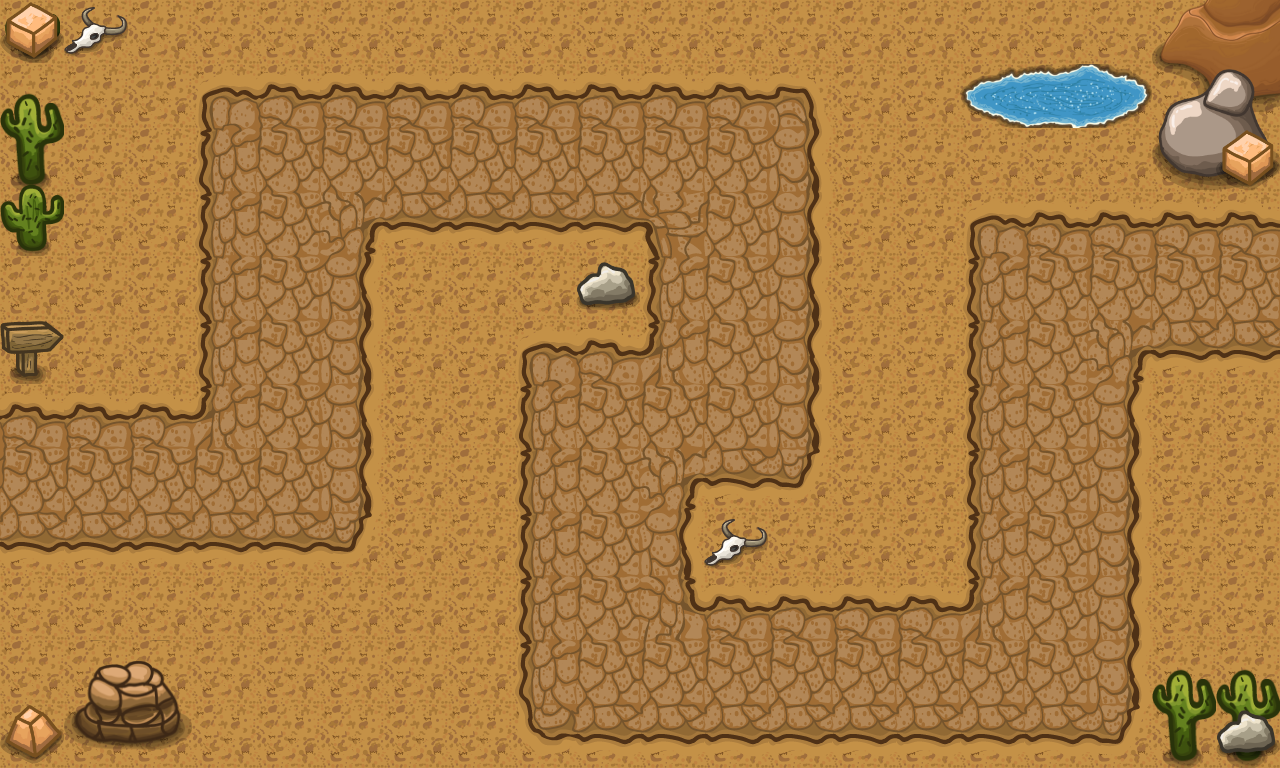

Tiled map render using the project's own tile images. Description and the whole map definition, tile-layer contents included, below:
An orthogonal 20x12 tile map with 64x64 px tiles, 6 tile layers (dirt, path, details1, details2, ...).

<map version="1.9" tiledversion="1.9.2" orientation="orthogonal" renderorder="right-down" width="20" height="12" tilewidth="64" tileheight="64" infinite="0" nextlayerid="8" nextobjectid="1">
 <tileset firstgid="1" source="tileset.tsx" />
 <layer id="1" name="dirt" width="20" height="12">
  <data encoding="csv">
16,16,16,16,16,16,16,16,16,16,16,16,16,16,16,16,16,16,16,16,
16,16,16,16,16,16,16,16,16,16,16,16,16,16,16,16,16,16,16,16,
16,16,16,16,16,16,16,16,16,16,16,16,16,16,16,16,16,16,16,16,
16,16,16,16,16,16,16,16,16,16,16,16,16,16,16,16,16,16,16,16,
16,16,16,16,16,16,16,16,16,16,16,16,16,16,16,16,16,16,16,16,
16,16,16,16,16,16,16,16,16,16,16,16,16,16,16,16,16,16,16,16,
16,16,16,16,16,16,16,16,16,16,16,16,16,16,16,16,16,16,16,16,
16,16,16,16,16,16,16,16,16,16,16,16,16,16,16,16,16,16,16,16,
16,16,16,16,16,16,16,16,16,16,16,16,16,16,16,16,16,16,16,16,
16,16,16,16,16,16,16,16,16,16,16,16,16,16,16,16,16,16,16,16,
16,16,16,16,16,16,16,16,16,16,16,16,16,16,16,16,16,16,16,16,
16,16,16,16,16,16,16,16,16,16,16,16,16,16,16,16,16,16,16,16
</data>
 </layer>
 <layer id="2" name="path" width="20" height="12">
  <data encoding="csv">
16,16,16,16,16,16,0,16,16,16,16,16,16,16,16,16,16,16,16,16,
16,16,16,4,5,5,5,5,5,5,5,5,6,16,16,16,16,16,16,16,
16,16,16,18,19,19,19,19,19,19,19,19,20,16,16,16,16,16,16,16,
16,16,16,18,19,22,33,33,33,33,21,19,20,16,16,4,5,5,5,5,
16,16,16,18,19,20,0,16,16,16,18,19,20,16,16,18,19,19,19,19,
16,16,16,18,19,20,0,16,4,5,7,19,20,16,16,18,19,22,33,33,
5,5,5,7,19,20,0,16,18,19,19,19,20,16,16,18,19,20,16,16,
19,19,19,19,19,20,0,16,18,19,22,33,34,16,16,18,19,20,16,16,
33,33,33,33,33,34,0,16,18,19,20,0,0,0,0,18,19,20,16,16,
16,0,0,0,0,16,0,16,18,19,8,5,5,5,5,7,19,20,16,16,
16,16,0,0,0,16,0,16,18,19,19,19,19,19,19,19,19,20,16,16,
16,16,16,16,16,16,0,16,32,33,33,33,33,33,33,33,33,34,16,16
</data>
 </layer>
 <layer id="3" name="details1" width="20" height="12">
  <data encoding="csv">
49,0,0,0,0,0,0,0,0,0,0,0,0,0,0,0,0,0,0,0,
0,0,0,0,0,0,0,0,0,0,0,0,0,0,0,0,0,0,0,0,
0,0,0,0,0,0,0,0,0,0,0,0,0,0,0,0,0,0,0,0,
0,0,0,0,0,0,0,0,0,0,0,0,0,0,0,0,0,0,0,0,
0,0,0,0,0,0,0,0,0,0,0,0,0,0,0,0,0,0,0,0,
0,0,0,0,0,0,0,0,0,0,0,0,0,0,0,0,0,0,0,0,
0,0,0,0,0,0,0,0,0,0,0,0,0,0,0,0,0,0,0,0,
0,0,0,0,0,0,0,0,0,0,0,0,0,0,0,0,0,0,0,0,
0,0,0,0,0,0,0,0,0,0,0,0,0,0,0,0,0,0,0,0,
0,0,0,0,0,0,0,0,0,0,0,0,0,0,0,0,0,0,0,0,
0,0,0,0,0,0,0,0,0,0,0,0,0,0,0,0,0,0,0,0,
0,0,0,0,0,0,0,0,0,0,0,0,0,0,0,0,0,0,0,0
</data>
 </layer>
 <layer id="5" name="details2" width="20" height="12">
  <data encoding="csv">
0,0,0,0,0,0,0,0,0,0,0,0,0,0,0,0,0,0,127,128,
57,0,0,0,0,0,0,0,0,0,0,0,0,0,0,133,134,135,141,142,
71,0,0,0,0,0,0,0,0,0,0,0,0,0,0,0,0,0,0,0,
0,0,0,0,0,0,0,0,0,0,0,0,0,0,0,0,0,0,0,0,
0,0,0,0,0,0,0,0,0,0,0,0,0,0,0,0,0,0,0,0,
0,0,0,0,0,0,0,0,0,0,0,0,0,0,0,0,0,0,0,0,
0,0,0,0,0,0,0,0,0,0,0,0,0,0,0,0,0,0,0,0,
0,0,0,0,0,0,0,0,0,0,0,0,0,0,0,0,0,0,0,0,
0,0,0,0,0,0,0,0,0,0,0,0,0,0,0,0,0,0,0,0,
0,0,0,0,0,0,0,0,0,0,0,0,0,0,0,0,0,0,0,0,
0,0,0,0,0,0,0,0,0,0,0,0,0,0,0,0,0,0,0,57,
0,0,0,0,0,0,0,0,0,0,0,0,0,0,0,0,0,0,0,71
</data>
 </layer>
 <layer id="6" name="details3" width="20" height="12">
  <data encoding="csv">
0,48,0,0,0,0,0,0,0,0,0,0,0,0,0,0,0,0,0,0,
0,0,0,0,0,0,0,0,0,0,0,0,0,0,0,0,0,0,89,90,
58,0,0,0,0,0,0,0,0,0,0,0,0,0,0,0,0,0,103,104,
72,0,0,0,0,0,0,0,0,0,0,0,0,0,0,0,0,0,0,0,
0,0,0,0,0,0,0,0,0,43,0,0,0,0,0,0,0,0,0,0,
47,0,0,0,0,0,0,0,0,0,0,0,0,0,0,0,0,0,0,0,
0,0,0,0,0,0,0,0,0,0,0,0,0,0,0,0,0,0,0,0,
0,0,0,0,0,0,0,0,0,0,0,0,0,0,0,0,0,0,0,0,
0,0,0,0,0,0,0,0,0,0,0,48,0,0,0,0,0,0,0,0,
0,0,0,0,0,0,0,0,0,0,0,0,0,0,0,0,0,0,0,0,
0,85,86,0,0,0,0,0,0,0,0,0,0,0,0,0,0,0,57,0,
44,99,100,0,0,0,0,0,0,0,0,0,0,0,0,0,0,0,71,0
</data>
 </layer>
 <layer id="7" name="details4" width="20" height="12">
  <data encoding="csv">
45,0,0,0,0,0,0,0,0,0,0,0,0,0,0,0,0,0,0,0,
0,0,0,0,0,0,0,0,0,0,0,0,0,0,0,0,0,0,0,0,
0,0,0,0,0,0,0,0,0,0,0,0,0,0,0,0,0,0,0,45,
0,0,0,0,0,0,0,0,0,0,0,0,0,0,0,0,0,0,0,0,
0,0,0,0,0,0,0,0,0,0,0,0,0,0,0,0,0,0,0,0,
0,0,0,0,0,0,0,0,0,0,0,0,0,0,0,0,0,0,0,0,
0,0,0,0,0,0,0,0,0,0,0,0,0,0,0,0,0,0,0,0,
0,0,0,0,0,0,0,0,0,0,0,0,0,0,0,0,0,0,0,0,
0,0,0,0,0,0,0,0,0,0,0,0,0,0,0,0,0,0,0,0,
0,0,0,0,0,0,0,0,0,0,0,0,0,0,0,0,0,0,0,0,
0,0,0,0,0,0,0,0,0,0,0,0,0,0,0,0,0,0,0,0,
0,0,0,0,0,0,0,0,0,0,0,0,0,0,0,0,0,0,0,43
</data>
 </layer>
</map>
